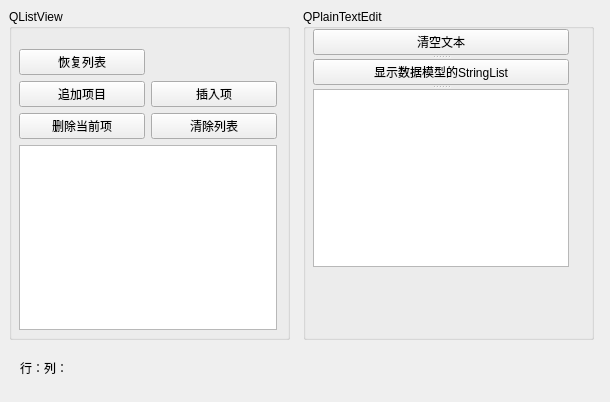
<?xml version="1.0" encoding="UTF-8"?>
<ui version="4.0">
 <class>MyListView2</class>
 <widget class="QWidget" name="MyListView2">
  <property name="geometry">
   <rect>
    <x>0</x>
    <y>0</y>
    <width>610</width>
    <height>402</height>
   </rect>
  </property>
  <property name="windowTitle">
   <string>MyListView2</string>
  </property>
  <widget class="QGroupBox" name="groupBox">
   <property name="geometry">
    <rect>
     <x>9</x>
     <y>9</y>
     <width>281</width>
     <height>331</height>
    </rect>
   </property>
   <property name="title">
    <string>QListView</string>
   </property>
   <widget class="QWidget" name="">
    <property name="geometry">
     <rect>
      <x>10</x>
      <y>40</y>
      <width>258</width>
      <height>281</height>
     </rect>
    </property>
    <layout class="QGridLayout" name="gridLayout">
     <item row="0" column="0">
      <widget class="QPushButton" name="m_pushButton_Restore">
       <property name="text">
        <string>恢复列表</string>
       </property>
      </widget>
     </item>
     <item row="1" column="0">
      <widget class="QPushButton" name="m_pushButton_Add">
       <property name="text">
        <string>追加项目</string>
       </property>
      </widget>
     </item>
     <item row="1" column="1">
      <widget class="QPushButton" name="m_pushButton_Insert">
       <property name="text">
        <string>插入项</string>
       </property>
      </widget>
     </item>
     <item row="2" column="0">
      <widget class="QPushButton" name="m_pushButton_Delete">
       <property name="text">
        <string>删除当前项</string>
       </property>
      </widget>
     </item>
     <item row="2" column="1">
      <widget class="QPushButton" name="m_pushButton_Clear">
       <property name="text">
        <string>清除列表</string>
       </property>
      </widget>
     </item>
     <item row="3" column="0" colspan="2">
      <widget class="QListView" name="m_listView"/>
     </item>
    </layout>
   </widget>
  </widget>
  <widget class="QGroupBox" name="groupBox_2">
   <property name="geometry">
    <rect>
     <x>303</x>
     <y>9</y>
     <width>291</width>
     <height>331</height>
    </rect>
   </property>
   <property name="title">
    <string>QPlainTextEdit</string>
   </property>
   <widget class="QSplitter" name="splitter">
    <property name="geometry">
     <rect>
      <x>10</x>
      <y>20</y>
      <width>256</width>
      <height>238</height>
     </rect>
    </property>
    <property name="orientation">
     <enum>Qt::Orientation::Vertical</enum>
    </property>
    <widget class="QPushButton" name="m_pushButton_Restore_2">
     <property name="text">
      <string>清空文本</string>
     </property>
    </widget>
    <widget class="QPushButton" name="m_pushButton_Restore_3">
     <property name="text">
      <string>显示数据模型的StringList</string>
     </property>
    </widget>
    <widget class="QPlainTextEdit" name="plainTextEdit"/>
   </widget>
  </widget>
  <widget class="QLabel" name="label">
   <property name="geometry">
    <rect>
     <x>20</x>
     <y>360</y>
     <width>251</width>
     <height>16</height>
    </rect>
   </property>
   <property name="text">
    <string>行：列：</string>
   </property>
  </widget>
 </widget>
 <resources/>
 <connections/>
</ui>
